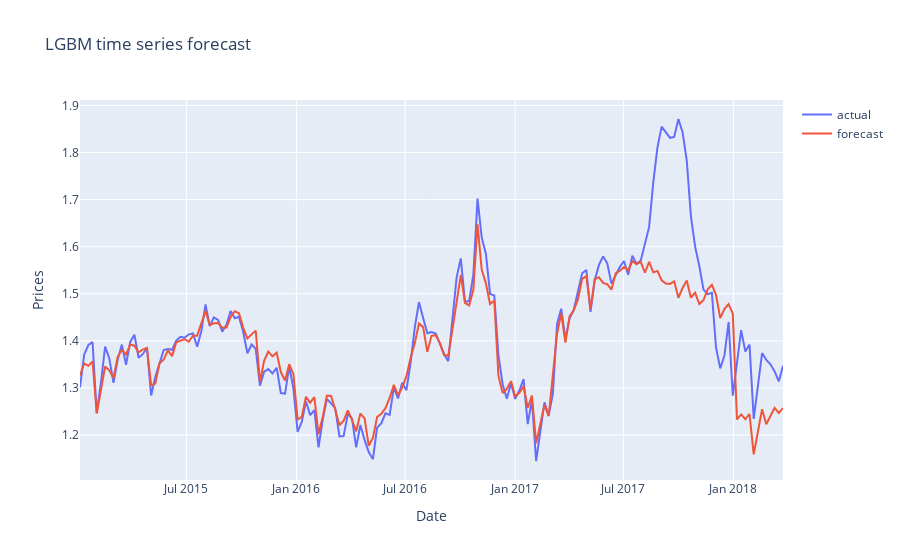

Source (notebook cell):
### Code cell
scatter = go.Scatter(x = predictions.groupby('date').mean().index, y = predictions.groupby('date').mean().averageprice , name = 'actual')
scatter2 = go.Scatter(x = predictions.groupby('date').mean().index, y = predictions.groupby('date').mean().Label, name = 'forecast')

layout = go.Layout(title = 'LGBM time series forecast', xaxis ={'title':'Date'}, yaxis = {'title':'Prices'})
figure = go.Figure(data = [scatter, scatter2], layout = layout)
iplot(figure)

### Figure 1 — Plotly figure (JSON) as saved in the notebook; plotly's stock layout.template omitted (floating-point values rounded to 4 significant figures; data arrays with more than 128 entries replaced by an {"elided": "..."} marker saying what was removed)
{"data": [{"name": "actual", "type": "scatter", "x": {"elided": "169 str values"}, "y": {"elided": "169 float values"}}, {"name": "forecast", "type": "scatter", "x": {"elided": "169 str values"}, "y": {"elided": "169 float values"}}], "layout": {"title": {"text": "LGBM time series forecast"}, "xaxis": {"title": {"text": "Date"}}, "yaxis": {"title": {"text": "Prices"}}}}
